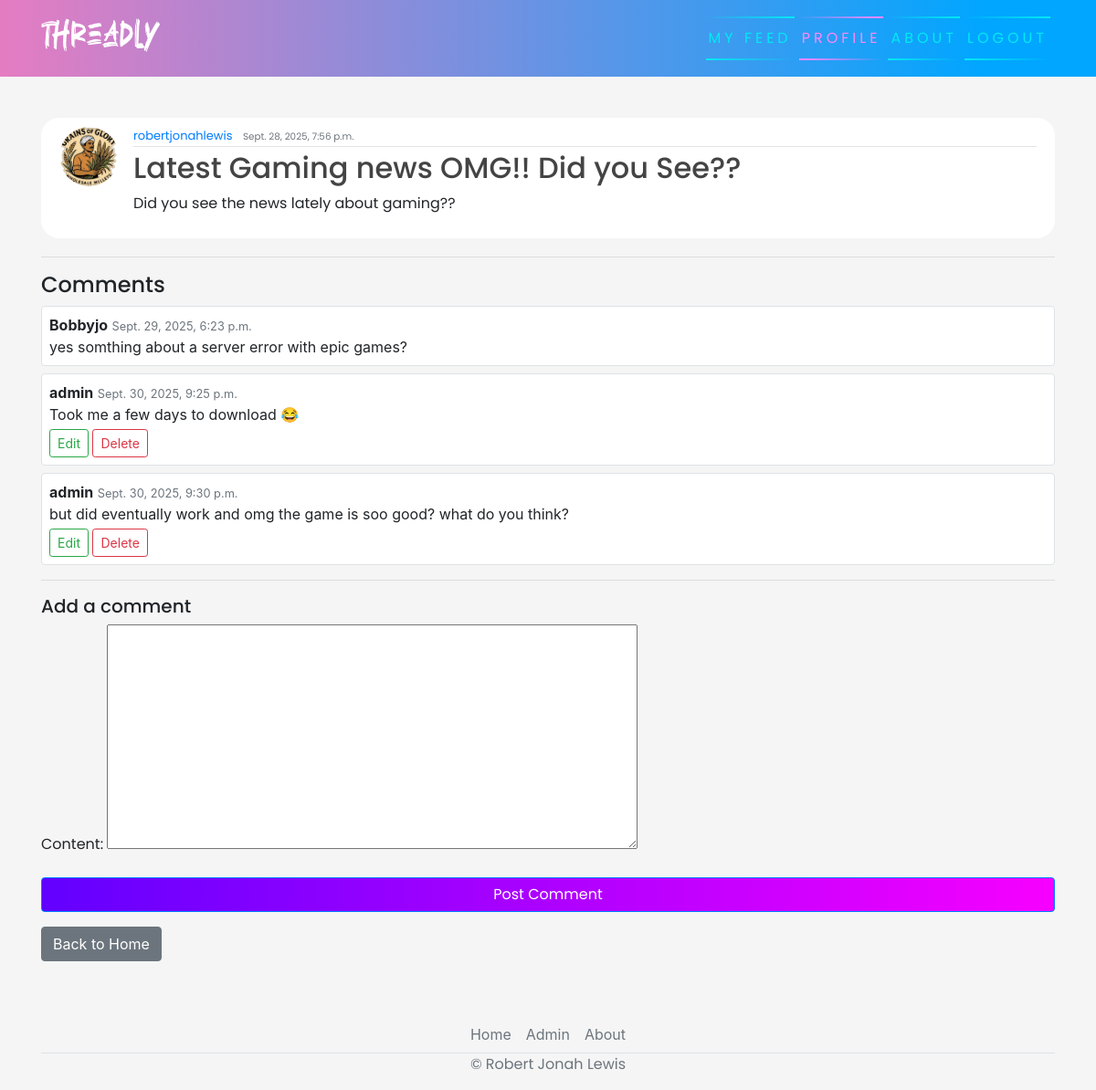
Screenshot of /post/3/ (signed in) with the database file from the repository.
### blog/models.py (models this page shows, shortened)
class Post(models.Model):
    title = models.CharField(max_length=200)
    content = models.TextField()
    date_posted = models.DateTimeField(default=timezone.now)
    author = models.ForeignKey(User, on_delete=models.CASCADE)
    likes = models.ManyToManyField(User, related_name='liked_posts', blank=True)
    dislikes = models.ManyToManyField(User, related_name='disliked_posts', blank=True)
    image = models.ImageField(upload_to='post_images/', blank=True, null=True)

class Comment(models.Model):
    post = models.ForeignKey(Post, on_delete=models.CASCADE, related_name='comments')
    author = models.ForeignKey(User, on_delete=models.CASCADE)
    content = models.TextField()
    date_posted = models.DateTimeField(default=timezone.now)
    image = models.ImageField(upload_to='post_images/', blank=True, null=True)

### users/models.py (models this page shows, shortened)
class Profile(models.Model):
    user = models.OneToOneField(User, on_delete=models.CASCADE)
    image = models.ImageField(default='default.jpg', upload_to='profile_pics')
    favorite_game = models.CharField(max_length=100, blank=True)
    bio = models.TextField(blank=True)

### blog/views.py (the view, shortened to what this page needs)
# urls.py: path('post/<int:pk>/', PostDetailView.as_view(), name="blog-detail"),
class PostDetailView(LoginRequiredMixin, DetailView):
    model = Post
    template_name = 'blog/post_detail.html'
    def get_context_data(self, **kwargs):
        context = super().get_context_data(**kwargs)
        context['form'] = CommentForm()  # empty comment form
        return context

### blog/forms.py
class CommentForm(forms.ModelForm):
    class Meta:
        model = Comment
        fields = ['content']

### blog/templates/blog/post_detail.html (shortened to what this page needs)
{% extends 'blog/base.html' %}
{% block content %}
<article class="media content-section">
  <img class="rounded-circle article-img" src="{{ object.author.profile.image.url }}" alt="user own profile">
  <div class="media-body">
      <div class="article-metadata">
        <a class="mr-2" href="#">{{ object.author }}</a>
        <small class="text-muted">{{ object.date_posted }}</small> <br>
      </div>
      <h2 class="article-title">{{ object.title }}</h2>
      <p class="article-content">{{ object.content }}</p>
  </div>
</article>
<hr>
<h4>Comments</h4>
{% for comment in object.comments.all %}
  <div class="content-section mb-2 p-2 border rounded">
    <strong>{{ comment.author }}</strong>
    <small class="text-muted">{{ comment.date_posted }}</small><br>
    {{ comment.content }}
    {% if comment.author == user %}
      <div class="mt-1">
        <a class="btn btn-sm btn-outline-success" href="{% url 'comment-update' comment.id %}">Edit</a>
        <a class="btn btn-sm btn-outline-danger" href="{% url 'comment-delete' comment.id %}">Delete</a>
      </div>
    {% endif %}
  </div>
{% empty %}
  <p>No comments yet.</p>
{% endfor %}
{% if user.is_authenticated %}
  <hr>
  <h5>Add a comment</h5>
  <form method="post">
    {{ form.as_p }}
    <button class="btn btn-primary" type="submit">Post Comment</button>
  </form>
  <div class="mt-2">
    <a href="{% url 'blog-home' %}" class="btn btn-secondary mt-2">Back to Home</a>
  </div>
{% else %}
  <p><a href="{% url 'login' %}">Log in</a> to comment.</p>
{% endif %}
{% endblock content %}

### blog/static/blog/main.css (style rules this page uses)
body { background-color: whitesmoke; margin-top: 5rem; background-size: contain; background-repeat: no-repeat; }
h1, h2, h3, h4, h5, h6, p { color: black bold; font-family: 'Poppins', sans-serif; }
.content-section { background: #ffffff; padding: 10px 20px; border-radius: 20px; margin-bottom: 20px; }
.article-title { color: #444444; }
.article-content { white-space: pre-line; }
.article-img { height: 65px; width: 65px; margin-right: 16px; }
.article-metadata { font-family: 'Poppins', sans-serif; padding-bottom: 1px; margin-bottom: 4px; font-size: 13px; border-bottom: 1px solid #e3e3e3 }
button { font-family: 'Poppins', sans-serif; border: none; outline: 0; display: inline-block; padding: 8px; color: white; background-color: #000; text-align: center; cursor: pointer; width: 100%; font-size: 18px; transition: 1s; background: linear-gradient(270deg, rgb(247, 0, 255) 0%, rgb(98, 0, 255) 100%); }

### rows the page displays
Post: author.profile.image (picture), author "robertjonahlewis", date_posted "Sept. 28, 2025, 7:56 p.m.", title "Latest Gaming news OMG!! Did you See??", content "Did you see the news lately about gaming??"
Comment: author "Bobbyjo", date_posted "Sept. 29, 2025, 6:23 p.m.", content "yes somthing about a server error with epic games?"
Comment: author "admin", date_posted "Sept. 30, 2025, 9:25 p.m.", content "Took me a few days to download 😂", shows "Edit"
Comment: author "admin", date_posted "Sept. 30, 2025, 9:30 p.m.", content "but did eventually work and omg the game is soo good? what do you think?", shows "Edit"
